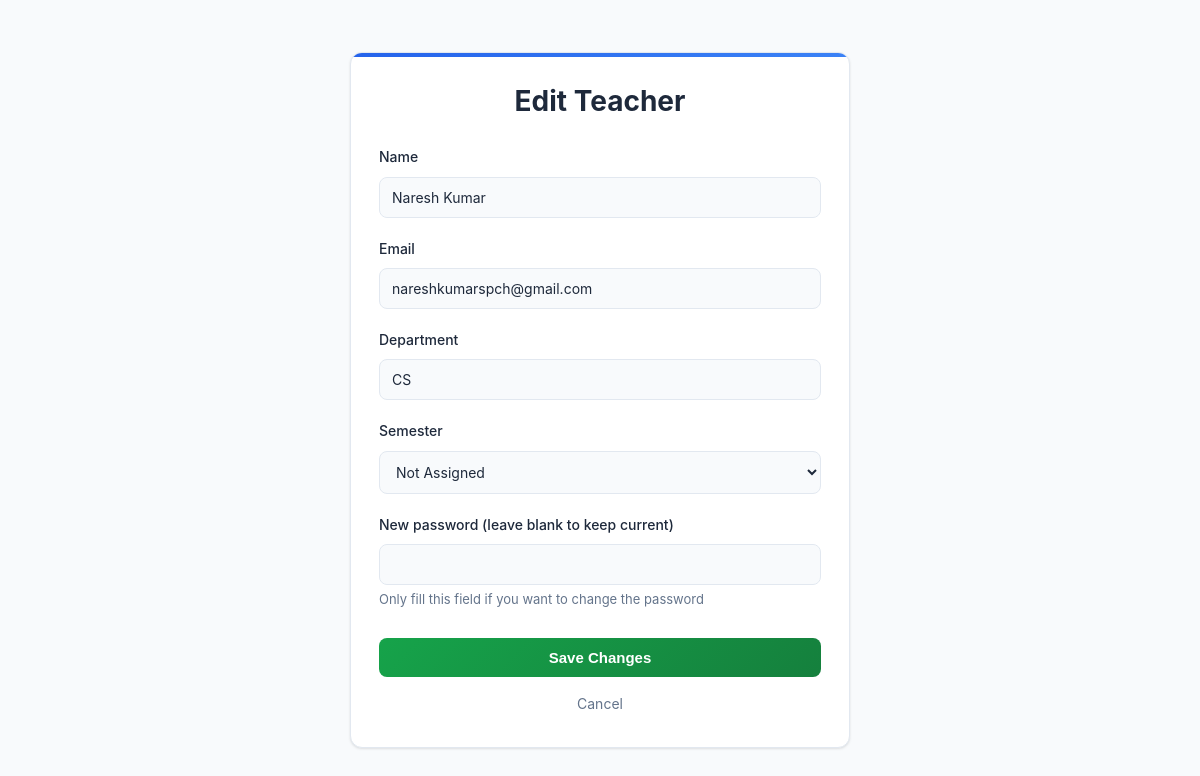
/admin/teacher/edit/3 (signed in), run on the app's committed database.
### app.py (models this page shows)
class User(db.Model):
    id = db.Column(db.Integer, primary_key=True)
    role = db.Column(db.String(20), nullable=False)
    name = db.Column(db.String(100), nullable=False)
    email = db.Column(db.String(100), unique=True, nullable=False)
    password = db.Column(db.String(200), nullable=False)
    roll_number = db.Column(db.String(20), nullable=True)
    branch = db.Column(db.String(100), nullable=True)
    semester = db.Column(db.String(20), nullable=True)
    department = db.Column(db.String(100), nullable=True)

### app.py (the view, shortened to what this page needs)
@app.route("/admin/teacher/edit/<int:id>", methods=["GET", "POST"])
def edit_teacher(id):
    if session.get("role") != "admin":
        abort(403)
    teacher = User.query.get_or_404(id)
    semesters = sorted(
        {
            (row[0] or "").strip()
            for row in db.session.query(User.semester).filter_by(role="student").distinct().all()
            if (row[0] or "").strip()
        }
    )
    if not semesters:
        semesters = [str(i) for i in range(1, 9)]
    return render_template("edit_teacher.html", teacher=teacher, semesters=semesters)

### templates/edit_teacher.html (shortened to what this page needs)
<!DOCTYPE html>
<html lang="en">
<head>
  <link rel="stylesheet" href="{{ url_for('static', filename='style.css') }}">
</head>
<body>
  <div class="container">
    <h1>Edit Teacher</h1>
    <form method="post" action="{{ url_for('edit_teacher', id=teacher.id) }}">
      <div class="form-group">
        <label>Name</label>
        <input name="name" value="{{ teacher.name }}" required>
      </div>
      <div class="form-group">
        <label>Email</label>
        <input name="email" type="email" value="{{ teacher.email }}" required>
      </div>
      <div class="form-group">
        <label>Department</label>
        <input name="department" value="{{ teacher.department or '' }}">
      </div>
      <div class="form-group">
        <label>Semester</label>
        <select name="semester">
          <option value="">Not Assigned</option>
        </select>
      </div>
      <div class="form-group">
        <label>New password (leave blank to keep current)</label>
        <input name="password" type="password">
        <div class="form-note">Only fill this field if you want to change the password</div>
      </div>
      <button type="submit">Save Changes</button>
      <a href="{{ url_for('manage_teachers') }}" class="cancel-btn">Cancel</a>
    </form>
  </div>
</body>
</html>

### static/style.css (style rules this page uses)
* { margin: 0; padding: 0; box-sizing: border-box; }
:root { --primary: #2563eb; --primary-dark: #1e40af; --primary-light: #3b82f6; --primary-gradient: linear-gradient(135deg, #2563eb 0%, #3b82f6 100%); --secondary: #06b6d4; --secondary-gradient: linear-gradient(135deg, #06b6d4 0%, #0891b2 100%); --accent: #dc2626; --accent-warm: #ea580c; --accent-warm-gradient: linear-gradient(135deg, #ea580c 0%, #d97706 100%); --success: #16a34a; --success-gradient: linear-gradient(135deg, #16a34a 0%, #15803d 100%); --warning: #ca8a04; --warning-gradient: linear-gradient(135deg, #ca8a04 0%, #b45309 100%); --purple: #9333ea; --purple-gradient: linear-gradient(135deg, #9333ea 0%, #7c3aed 100%); --pink: #ec4899; --pink-gradient: linear-gradient(135deg, #ec4899 0%, #db2777 100%); --indigo: #4f46e5; --indigo-gradient: linear-gradient(135deg, #4f46e5 0%, #4338ca 100%); --bg-dark: #f8fafc; --bg-darker: #f1f5f9; --card-bg: #ffffff; --border-color: #e2e8f0; --text-light: #1e293b; --text-muted: #64748b; --text-dark: #334155; --shadow: 0 1px 3px rgba(0, 0, 0, 0.08), 0 1px 2px rgba(0, 0, 0, 0.04); --shadow-md: 0 4px 6px rgba(0, 0, 0, 0.1), 0 2px 4px rgba(0, 0, 0, 0.06); --shadow-lg: 0 10px 15px rgba(0, 0, 0, 0.1), 0 4px 6px rgba(0, 0, 0, 0.05); --radius: 8px; --font-sans: -apple-system, BlinkMacSystemFont, 'Segoe UI', 'Roboto', 'Oxygen', 'Ubuntu', 'Cantarell', sans-serif; }
body { font-family: var(--font-sans); background: var(--bg-dark); color: var(--text-light); line-height: 1.6; }
input, select, textarea { font-family: inherit; font-size: 14px; border: 1px solid var(--border-color); padding: 10px 12px; border-radius: var(--radius); background: var(--card-bg); color: var(--text-light); transition: all 0.2s ease; }
input::placeholder, select::placeholder, textarea::placeholder { color: var(--text-muted); }
select option { background: var(--bg-dark); color: var(--text-light); }
h1, h2, h3, h4, h5, h6 { font-weight: 600; line-height: 1.2; color: var(--text-light); }
h1 { font-size: 28px; }
label { display: block; font-weight: 500; margin-bottom: 6px; color: var(--text-light); }
input, select { padding: 10px; border: 1px solid #ccc; border-radius: 6px; font-size: 14px; }
button { padding: 10px; background: #2575fc; color: #fff; border: none; border-radius: 6px; font-size: 16px; cursor: pointer; transition: background 0.3s; }
body { background: linear-gradient(135deg, #6a11cb 0%, #2575fc 100%); font-family: "Poppins", Arial, sans-serif; }
select option { background-color: #0f1833; color: #fff; }

### templates/edit_teacher.html (style rules this page uses)
* { margin: 0; padding: 0; box-sizing: border-box; }
body { font-family: 'Inter', -apple-system, BlinkMacSystemFont, 'Segoe UI', sans-serif; background: var(--bg-dark); min-height: 100vh; display: flex; justify-content: center; align-items: center; color: var(--text-light); padding: 20px; }
.container { width: 100%; max-width: 500px; background: var(--card-bg); padding: 32px 28px; border-radius: 12px; border: 1px solid var(--border-color); box-shadow: var(--shadow); position: relative; overflow: hidden; }
.container::before { content: ''; position: absolute; top: 0; left: 0; right: 0; height: 4px; background: var(--primary-gradient); }
h1 { text-align: center; margin-bottom: 28px; font-size: 28px; font-weight: 700; color: var(--text-light); }
.form-group { margin-bottom: 20px; }
label { font-size: 14px; font-weight: 500; margin-bottom: 8px; display: block; color: var(--text-light); }
input, select { width: 100%; padding: 11px 12px; border-radius: 8px; border: 1px solid var(--border-color); font-size: 14px; outline: none; background: var(--bg-dark); color: var(--text-light); font-family: inherit; transition: all 0.2s ease; }
input::placeholder { color: var(--text-muted); }
button { width: 100%; padding: 11px; font-size: 15px; border: none; border-radius: 8px; cursor: pointer; background: var(--success-gradient); color: white; font-weight: 600; transition: all 0.2s ease; margin-top: 8px; }
.cancel-btn { display: block; text-align: center; margin-top: 16px; color: var(--text-muted); text-decoration: none; font-size: 14px; transition: all 0.2s ease; }
.form-note { font-size: 13px; color: var(--text-muted); margin-top: 4px; }

### data on the page
User: name "Naresh Kumar", email "nareshkumarspch@gmail.com", department "CS"
